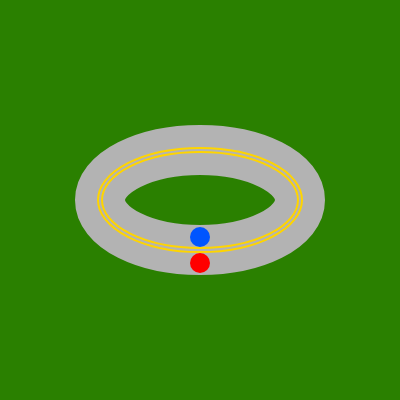
Frame 1 (no input)
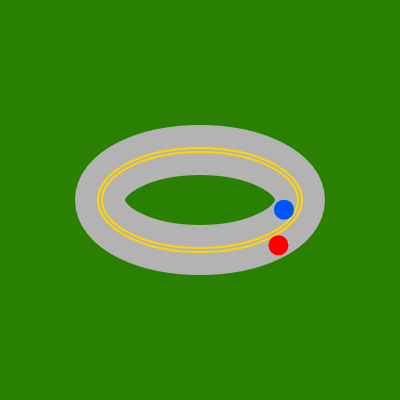
Frame 60 (no input)
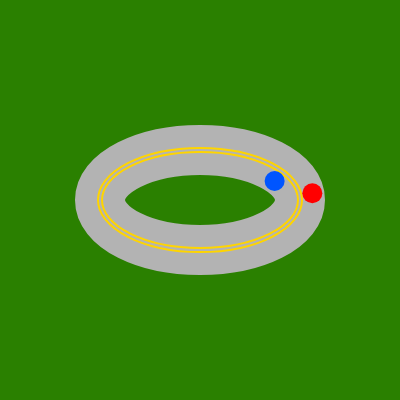
Frame 120 (the mouse pressed at the canvas centre since frame 60)

The p5.js sketch that drew these frames (run headless with seeded random() and noise() and a simulated clock; from frame 60 on, the mouse is pressed at the canvas centre):

// p5.js sketch
// ── sketch.js
//Milestone 1, Question 3, Max Bremner, s5262372

//define the size of the road
let diameterX = 200;
let diameterY = diameterX / 2;

//declare the position and angle variables for both cars
let x1, x2, y1, y2;
let angle1 = 0;
let angle2 = 0;

//declare speed variables
let speed1 = 0.0;
let speed2 = 0.0;
let xoff = 0.0;

function setup() {
    createCanvas(400, 400);
    colorMode(HSB);
}

function draw() {
    background(100, 100, 50);

    //set the vehicle speed to a noise value between 0, 1.
    speed1 = noise(xoff) * 0.03;
    speed2 = noise(xoff + 10000) * 0.03;

    //draw the road
    road();

    //draw the players
    players();

    //increment the speed and set it to the angle 
    angle1 += speed1;
    angle2 += speed2;
    xoff += 0.02;
}

function road() {
    //draw the road
    noFill();
    strokeWeight(50);
    stroke(70);
    ellipse(width / 2, height / 2, diameterX, diameterY);

    //draw the road lines
    strokeWeight(2);
    stroke(50, 100, 100);
    ellipse(width / 2, height / 2, diameterX - 4, diameterY - 4);
    ellipse(width / 2, height / 2, diameterX + 4, diameterY + 4);

}

function players() {
    //move canvas to centre
    translate(width / 2, height / 2);

    //outer player
    //x and y movement 
    x1 = ((diameterX / 2) + 13) * sin(angle1);
    y1 = ((diameterY / 2) + 13) * cos(angle1);

    //draw the player
    fill(0, 100, 100);
    noStroke();
    ellipse(x1, y1, 20, 20);

    //inner player
    //x and y movement
    x2 = ((diameterX / 2) - 13) * sin(angle2);
    y2 = ((diameterY / 2) - 13) * cos(angle2);

    //draw the player
    fill(220, 100, 100);
    ellipse(x2, y2, 20, 20);

}
